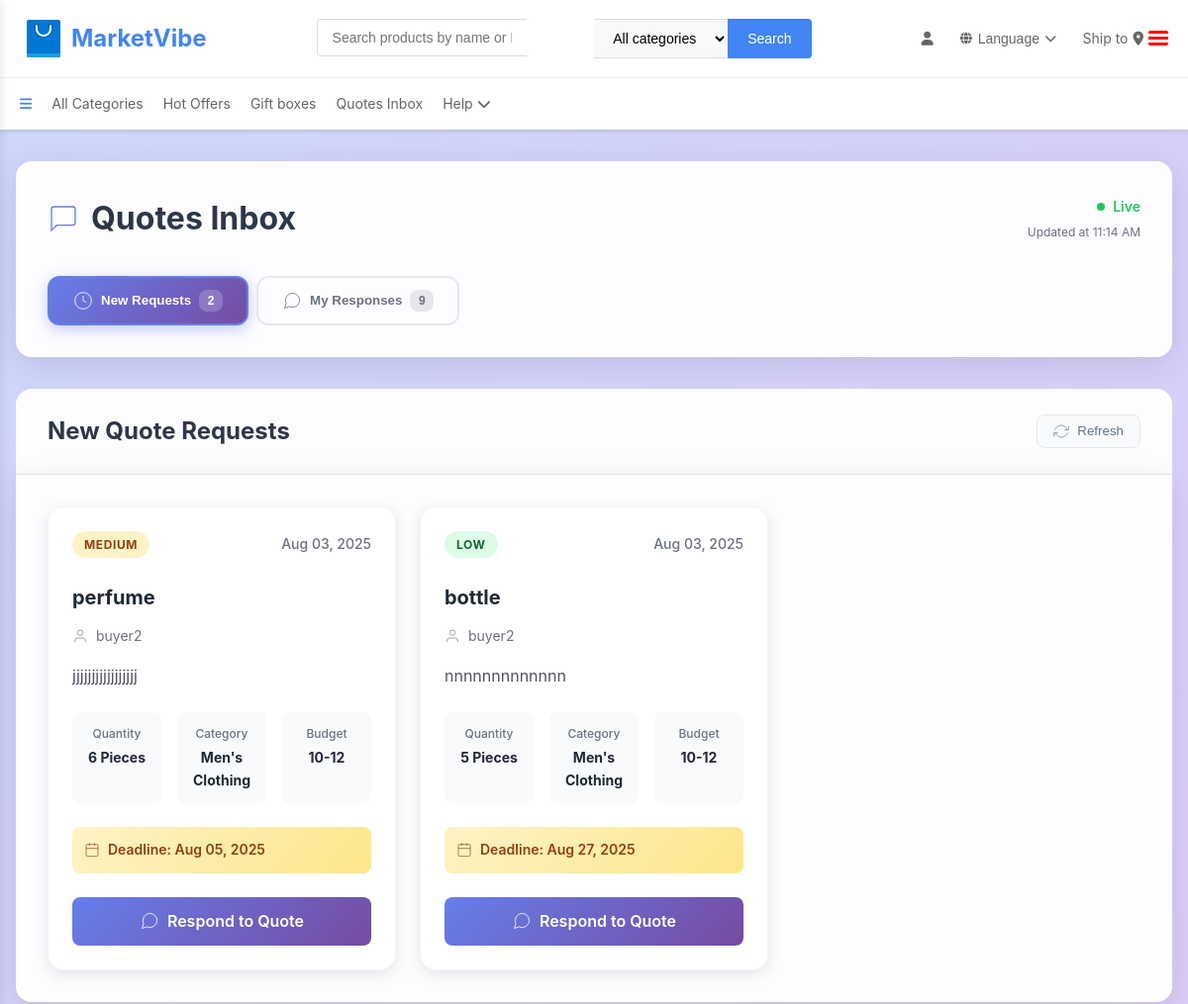
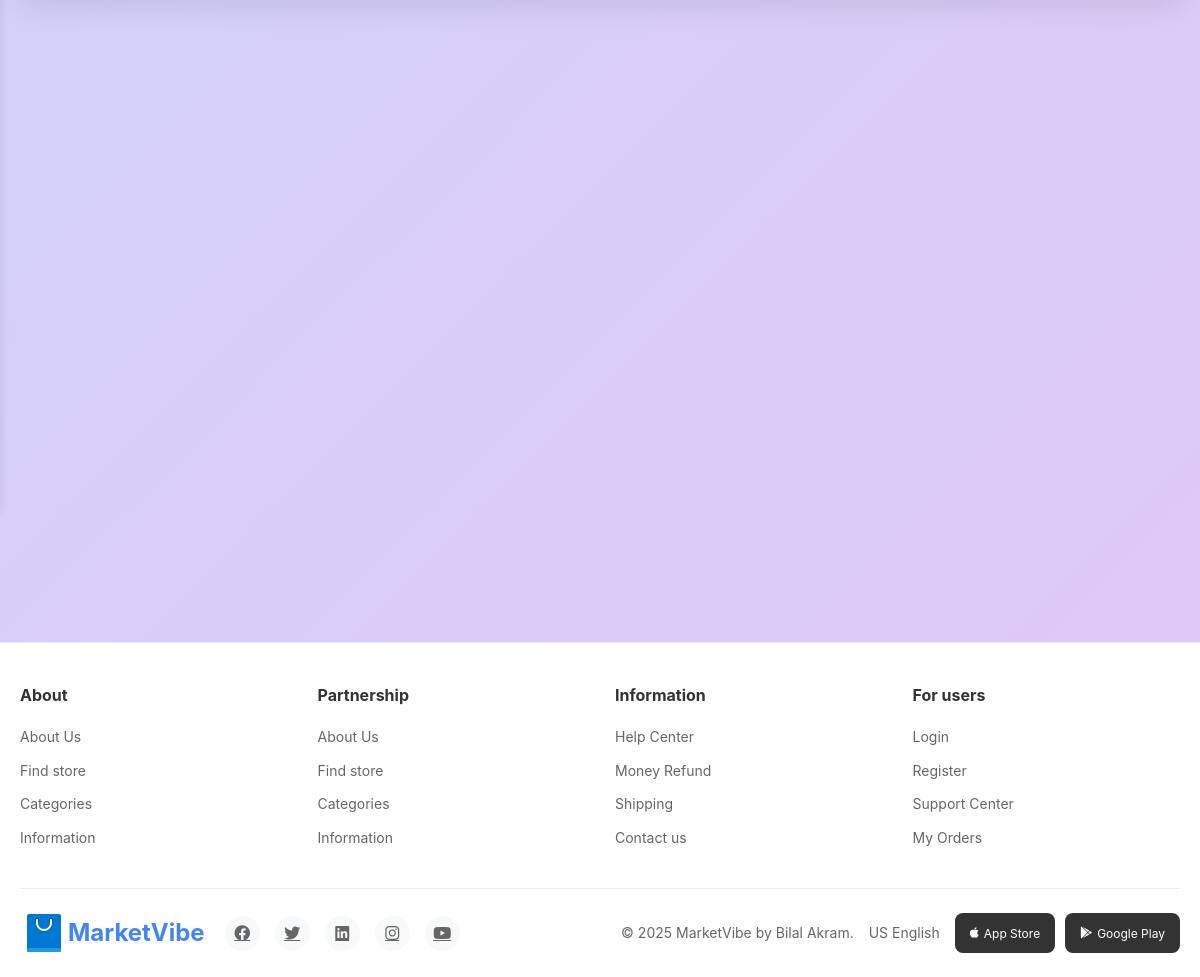
The page /quotes/inbox/ (signed in) on the database its author committed (2 pictures, top to bottom).
### seller/models.py (models this page shows, shortened)
class QuoteRequest(models.Model):
    QUOTE_STATUS_CHOICES = [
        ('pending', 'Pending'),
        ('responded', 'Seller Responded'),
        ('accepted', 'Accepted'),
        ('rejected', 'Rejected'),
        ('converted', 'Converted to Order'),
        ('expired', 'Expired'),
    ]
    buyer = models.ForeignKey("buyer.Buyer", on_delete=models.CASCADE, related_name='quote_requests')
    category = models.ForeignKey(Category, on_delete=models.CASCADE, related_name='quote_requests')
    product_name = models.CharField(max_length=200)
    description = models.TextField()
    quantity = models.PositiveIntegerField()
    unit = models.CharField(max_length=20, choices=[
        ('pcs', 'Pieces'),
        ('kg', 'Kilograms'),
        ('tons', 'Tons'),
        ('units', 'Units'),
    ], default='pcs')
    urgency = models.CharField(max_length=20, choices=[
        ('low', 'Low'),
        ('medium', 'Medium'),
        ('high', 'High'),
        ('urgent', 'Urgent'),
    ], default='medium')
    status = models.CharField(max_length=20, choices=QUOTE_STATUS_CHOICES, default='pending')
    budget_range = models.CharField(max_length=100, blank=True, null=True)
    delivery_deadline = models.DateField(blank=True, null=True)
    created_at = models.DateTimeField(default=timezone.now)
    updated_at = models.DateTimeField(auto_now=True)
    expires_at = models.DateTimeField(blank=True, null=True)
    class Meta:
        ordering = ['-created_at']

class Category(models.Model):
    name = models.CharField(max_length=100)
    parent = models.ForeignKey("self", on_delete=models.SET_NULL, null=True, blank=True)
    description = models.TextField(null=True, blank=True)
    icon_url = models.URLField(null=True, blank=True)

### buyer/models.py (models this page shows, shortened)
class Buyer(models.Model):
    name = models.CharField(max_length=100)
    email = models.EmailField(unique=True)
    image = models.BinaryField(blank=True, null=True)  # Storing image as binary data (BLOB)
    phone = models.CharField(max_length=20, null=True, blank=True)
    date_of_birth = models.DateField(null=True, blank=True)
    address = models.TextField(blank=True, null=True)
    created_at = models.DateTimeField(default=timezone.now)
    updated_at = models.DateTimeField(auto_now=True)
    def get_image_base64(self):
        """Returns the base64 string to display in templates"""
        if self.image:
            return base64.b64encode(self.image).decode('utf-8')
        return None
    image_data = property(get_image_base64)

### seller/views.py (the view, shortened to what this page needs)
# urls.py: path('quotes/inbox/', views.seller_quotes_inbox, name='seller_quotes_inbox'),
@login_required
def seller_quotes_inbox(request):
    try:
        seller = Seller.objects.get(user=request.user)
        seller_categories = seller.products.values_list('category', flat=True).distinct()
        quote_requests = QuoteRequest.objects.filter(
            category__in=seller_categories,
            status__in=['pending', 'responded']
        ).exclude(
            responses__seller=seller  # Exclude quotes already responded to
        ).order_by('-created_at')
        seller_responses = QuoteResponse.objects.filter(seller=seller).order_by('-created_at')
        context = {
            'quote_requests': quote_requests,
            'seller_responses': seller_responses,
            'seller': seller,
            'title': 'Quotes Inbox - MarketVibe'
        }
        return render(request, 'seller/quotes_inbox.html', context)
    except Seller.DoesNotExist:
        messages.error(request, 'Seller profile not found.')
        return redirect('sellers:index')

### buyer/context_processors.py (called while the page is built, shortened)
def user_sidebar_data(request):
    context = {
        'user_type': None,
        'buyer': None,
        'seller': None,
        'image_base64': None
    }
    if hasattr(request, 'user') and request.user.is_authenticated:
        try:
            buyer = Buyer.objects.filter(email=request.user.email).first()
        except Buyer.DoesNotExist:
            pass
        try:
            seller = Seller.objects.filter(email=request.user.email).first()
            if seller:
                context.update({
                    'user_type': 'seller',
                    'seller': seller,
                    'image_base64': seller.get_image_base64() if seller.image else None
                })
                return context
        except Seller.DoesNotExist:
            pass
    return context

### seller/models.py (called while the page is built)
    def get_image_base64(self):
        if self.image:
            return base64.b64encode(self.image).decode('utf-8')
        return None

### seller/templates/seller/quotes_inbox.html (shortened to what this page needs)
{% extends 'index.html' %}
{% load static %}
{% block content %}
<div class="quote-inbox">
    <div class="quote-inbox__container">
        <div class="quote-inbox__header">
            <div class="quote-inbox__header-content">
                <h1 class="quote-inbox__title">
                    <svg class="quote-inbox__title-icon" viewBox="0 0 24 24" fill="none" stroke="currentColor">
                        <path d="M21 15a2 2 0 0 1-2 2H7l-4 4V5a2 2 0 0 1 2-2h14a2 2 0 0 1 2 2z"></path>
                    </svg>
                    Quotes Inbox
                </h1>
                <div class="quote-inbox__status">
                    <span class="quote-inbox__status-indicator" id="connectionStatus">
                        <span class="quote-inbox__status-dot"></span>
                        Live
                    </span>
                    <span class="quote-inbox__last-updated" id="lastUpdated">Just now</span>
                </div>
            </div>
            <div class="quote-inbox__tabs">
                <button type="button" class="quote-inbox__tab quote-inbox__tab--active" id="newQuotesBtn" data-section="new">
                    <svg class="quote-inbox__tab-icon" viewBox="0 0 24 24" fill="none" stroke="currentColor">
                        <circle cx="12" cy="12" r="10"></circle>
                        <path d="M12 6v6l4 2"></path>
                    </svg>
                    New Requests
                    <span class="quote-inbox__tab-badge" id="newQuotesBadge">{{ quote_requests|length }}</span>
                </button>
                <button type="button" class="quote-inbox__tab" id="myResponsesBtn" data-section="responses">
                    <svg class="quote-inbox__tab-icon" viewBox="0 0 24 24" fill="none" stroke="currentColor">
                        <path d="M21 11.5a8.38 8.38 0 0 1-.9 3.8 8.5 8.5 0 0 1-7.6 4.7 8.38 8.38 0 0 1-3.8-.9L3 21l1.9-5.7a8.38 8.38 0 0 1-.9-3.8 8.5 8.5 0 0 1 4.7-7.6 8.38 8.38 0 0 1 3.8-.9h.5a8.48 8.48 0 0 1 8 8v.5z"></path>
                    </svg>
                    My Responses
                    <span class="quote-inbox__tab-badge" id="responsesBadge">{{ seller_responses|length }}</span>
                </button>
            </div>
        </div>
        <div id="newQuotesSection" class="quote-inbox__section quote-inbox__section--active">
            <div class="quote-inbox__section-header">
                <h2 class="quote-inbox__section-title">New Quote Requests</h2>
                <div class="quote-inbox__section-controls">
                    <button class="quote-inbox__refresh-btn" id="manualRefresh">
                        <svg viewBox="0 0 24 24" fill="none" stroke="currentColor">
                            <polyline points="23 4 23 10 17 10"></polyline>
                            <polyline points="1 20 1 14 7 14"></polyline>
                            <path d="M20.49 9A9 9 0 0 0 5.64 5.64L1 10m22 4l-4.64 4.36A9 9 0 0 1 3.51 15"></path>
                        </svg>
                        Refresh
                    </button>
                </div>
            </div>
            <div class="quote-inbox__content" id="newQuotesContent">
                {% if quote_requests %}
                    <div class="quote-inbox__grid">
                        {% for quote in quote_requests %}
                        <div class="quote-inbox__card" data-quote-id="{{ quote.id }}">
                            <div class="quote-inbox__card-header">
                                <div class="quote-inbox__urgency-badge quote-inbox__urgency-badge--{{ quote.urgency }}">
                                    {{ quote.get_urgency_display }}
                                </div>
                                <time class="quote-inbox__date">{{ quote.created_at|date:"M d, Y" }}</time>
                            </div>
                            <div class="quote-inbox__card-body">
                                <h3 class="quote-inbox__product-name">{{ quote.product_name }}</h3>
                                <div class="quote-inbox__buyer-info">
                                    <svg class="quote-inbox__buyer-icon" viewBox="0 0 24 24" fill="none" stroke="currentColor">
                                        <path d="M20 21v-2a4 4 0 0 0-4-4H8a4 4 0 0 0-4 4v2"></path>
                                        <circle cx="12" cy="7" r="4"></circle>
                                    </svg>
                                    {{ quote.buyer.name }}
                                </div>
                                <p class="quote-inbox__description">{{ quote.description|truncatewords:20 }}</p>
                                <div class="quote-inbox__details">
                                    <div class="quote-inbox__detail">
                                        <span class="quote-inbox__detail-label">Quantity</span>
                                        <span class="quote-inbox__detail-value">{{ quote.quantity }} {{ quote.get_unit_display }}</span>
                                    </div>
                                    <div class="quote-inbox__detail">
                                        <span class="quote-inbox__detail-label">Category</span>
                                        <span class="quote-inbox__detail-value">{{ quote.category.name }}</span>
                                    </div>
                                    <div class="quote-inbox__detail">
                                        <span class="quote-inbox__detail-label">Budget</span>
                                        <span class="quote-inbox__detail-value">{{ quote.budget_range|default:"Not specified" }}</span>
                                    </div>
                                </div>
                                {% if quote.delivery_deadline %}
                                <div class="quote-inbox__deadline">
                                    <svg class="quote-inbox__deadline-icon" viewBox="0 0 24 24" fill="none" stroke="currentColor">
                                        <rect x="3" y="4" width="18" height="18" rx="2" ry="2"></rect>
                                        <line x1="16" y1="2" x2="16" y2="6"></line>
                                        <line x1="8" y1="2" x2="8" y2="6"></line>
                                        <line x1="3" y1="10" x2="21" y2="10"></line>
                                    </svg>
                                    Deadline: {{ quote.delivery_deadline|date:"M d, Y" }}
                                </div>
                                {% endif %}
                            </div>
                            <div class="quote-inbox__card-footer">
                                <a href="{% url 'sellers:respond_to_quote' quote.id %}" class="quote-inbox__respond-btn">
                                    <svg viewBox="0 0 24 24" fill="none" stroke="currentColor">
                                        <path d="M21 11.5a8.38 8.38 0 0 1-.9 3.8 8.5 8.5 0 0 1-7.6 4.7 8.38 8.38 0 0 1-3.8-.9L3 21l1.9-5.7a8.38 8.38 0 0 1-.9-3.8 8.5 8.5 0 0 1 4.7-7.6 8.38 8.38 0 0 1 3.8-.9h.5a8.48 8.48 0 0 1 8 8v.5z"></path>
                                    </svg>
                                    Respond to Quote
                                </a>
                            </div>
                        </div>
                        {% endfor %}
                    </div>
                {% endif %}
            </div>
        </div>
    </div>
</div>
{% endblock %}

### seller/templates/index.html (style rules this page uses)
* { margin: 0; padding: 0; box-sizing: border-box; }
body { font-family: -apple-system, BlinkMacSystemFont, 'Segoe UI', Roboto, Oxygen, Ubuntu, Cantarell, sans-serif; line-height: 1.6; color: #333; background-color: #f8f9fa; }

### rows shown on the page
QuoteRequest: urgency "MEDIUM", created_at "Aug 03, 2025", product_name "perfume", buyer.name "buyer2", description "jjjjjjjjjjjjjjjjj", quantity "6", unit "Pieces", category.name "Men's Clothing", budget_range "10-12", delivery_deadline "Aug 05, 2025"
QuoteRequest: urgency "LOW", created_at "Aug 03, 2025", product_name "bottle", buyer.name "buyer2", description "nnnnnnnnnnnnn", quantity "5", unit "Pieces", category.name "Men's Clothing", budget_range "10-12", delivery_deadline "Aug 27, 2025"

### other values the page prints
{{ quote_requests|length }} "2"
{{ seller_responses|length }} "9"
